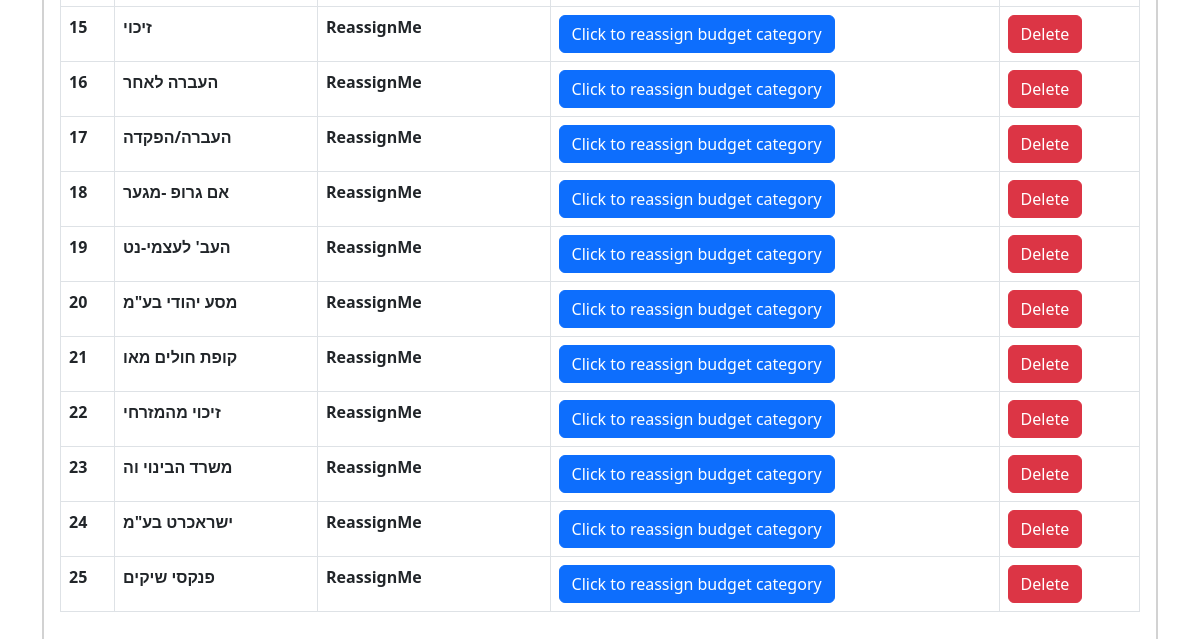
Page /vendors (lower part) on the earlier database version.
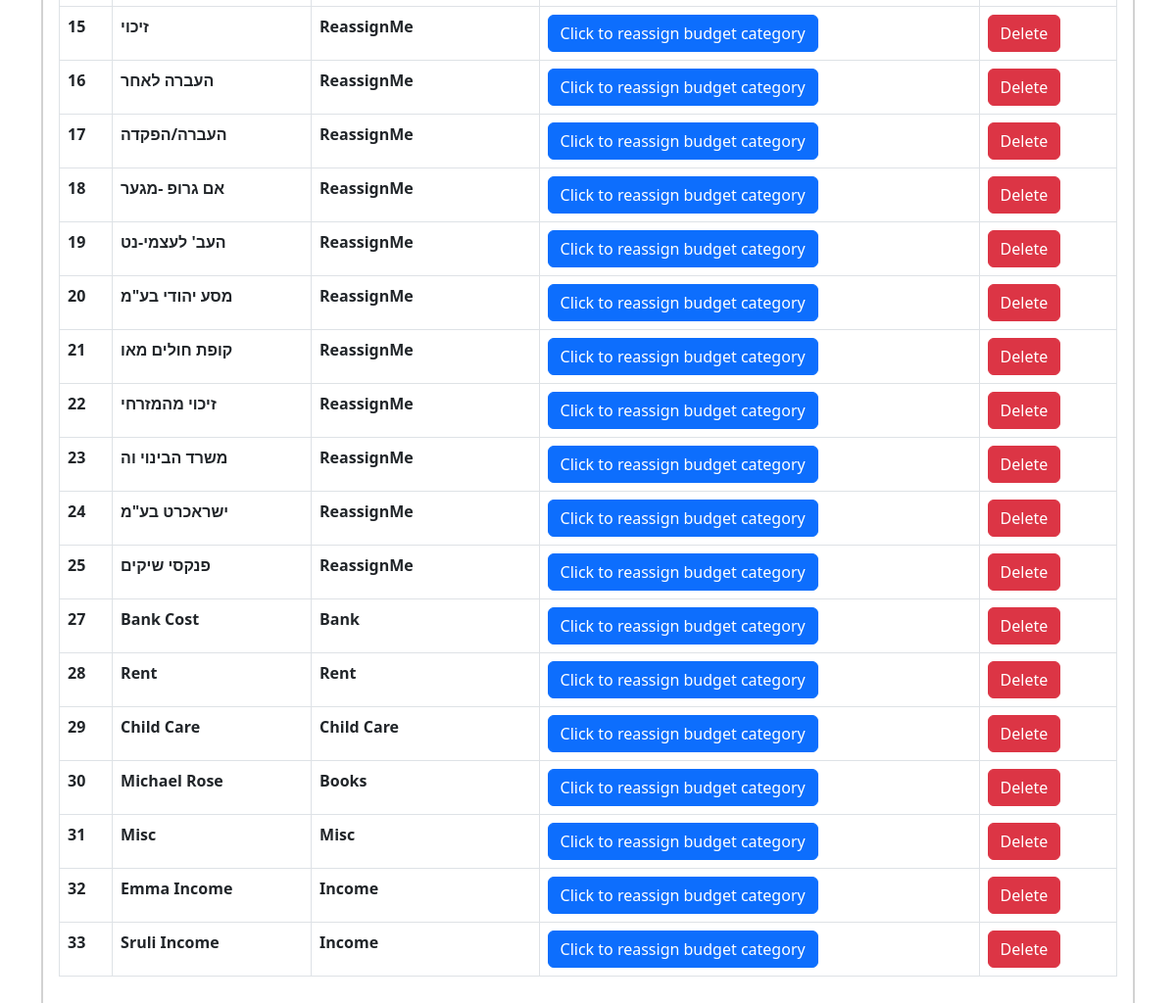
Same page on the later database version.
### app/models.py (models this page shows, shortened)
class Vendor(db.Model):
    __tablename__ = 'vendor'
    id            = Column('id', INTEGER(), primary_key=True, autoincrement=True)
    name          = Column('name', String(), nullable=False)
    bc_id         = Column('bc_id', INTEGER(), nullable=True)
    def get_budget_category(self):
        return db.session.execute(select(BudgetCategory).where(BudgetCategory.id==self.bc_id)).scalar()

class BudgetCategory(db.Model):
    __tablename__ = 'budget_category'
    id            = Column('id', INTEGER(), primary_key=True, autoincrement=True)
    name          = Column('name', String(), nullable=False)

### app/routes.py (the view)
@app.route('/vendors')
def vendors():
    vendors = db.session.execute(select(Vendor)).all()
    return render_template('vendors.html',
                           vendors=vendors)

### app/templates/vendors.html (shortened to what this page needs)
{% extends 'base.html' %}
{% block content %}
<main>
    <div class="container mt-5">
        <div class="card">
            <div class="card">
                <div class="card-body">
                    <div class="table-responsive">
                        <table class="table table-bordered">
                            <tbody>
                                {% for vendor in vendors %}
                                    <tr id="{{vendor[0].id}}-row">
                                        <th scope="row">{{vendor[0].id}}</th>
                                        <th scope="row">{{vendor[0].name}}</th>
                                        <th scope="row" id="bc-line-{{vendor[0].id}}">{{vendor[0].get_budget_category().name}}</th>
                                        <th scope="row"><button id="{{vendor[0].id}}" class="btn btn-primary reassign-button">Click to reassign budget category</button></th>
                                        <th scope="row"><button class="btn btn-danger del-button" id="{{vendor[0].id}}">Delete</button></th>
                                    </tr>
                                {% endfor %}
                            </tbody>
                        </table>
                    </div>
                </div>
            </div>
        </div>
    </div>
</main>
{% endblock content %}

### app/templates/base.html (shortened to what this page needs)
<!DOCTYPE html>
<html lang="en">
<head>
  <link href="https://cdn.jsdelivr.net/npm/bootstrap@5.3.0-alpha3/dist/css/bootstrap.min.css" rel="stylesheet">
</head>
<body>
    {% block content %}{% endblock content %}
</body>
</html>

Differences in the rows shown:
added Vendor: id "27", name "Bank Cost", name "Bank"
added Vendor: id "28", name "Rent"
added Vendor: id "29", name "Child Care"
added Vendor: id "30", name "Michael Rose", name "Books"
added Vendor: id "31", name "Misc"
added Vendor: id "32", name "Emma Income", name "Income"
added Vendor: id "33", name "Sruli Income", name "Income"
